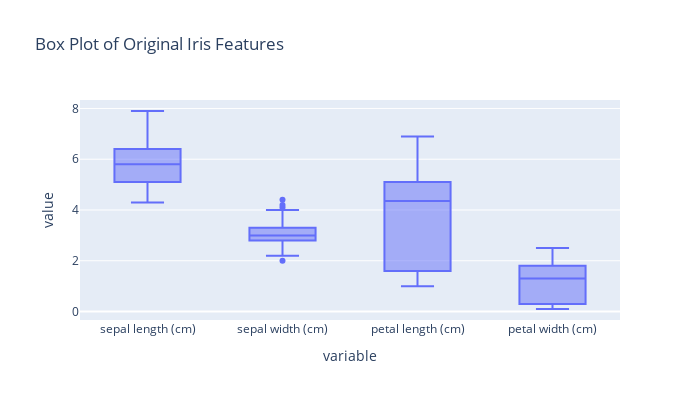

Notebook source saved alongside this figure:
### Markdown cell above
## Standardizing Data

### Code cell
# Create a box plot with the original data
fig_o = px.box(df_melt, x='variable', y='value', 
             width=700, height=400, title='Box Plot of Original Iris Features')
# Change the legend position to 'top'
fig_o.update_layout(legend=dict(x=0.4, y=1.2, orientation='h'))
# Show the plot
fig_o.show()

### Figure 1 — Plotly figure (JSON) as saved in the notebook; plotly's stock layout.template omitted (floating-point values rounded to 4 significant figures; data arrays with more than 128 entries replaced by an {"elided": "..."} marker saying what was removed)
{"data": [{"alignmentgroup": "True", "hovertemplate": "variable=%{x}<br>value=%{y}<extra></extra>", "legendgroup": "", "marker": {"color": "#636efa"}, "name": "", "notched": false, "offsetgroup": "", "orientation": "v", "showlegend": false, "type": "box", "x": {"elided": "600 str values"}, "x0": " ", "xaxis": "x", "y": {"elided": "600 float values"}, "y0": " ", "yaxis": "y"}], "layout": {"boxmode": "group", "height": 400, "legend": {"orientation": "h", "tracegroupgap": 0, "x": 0.4, "y": 1.2}, "title": {"text": "Box Plot of Original Iris Features"}, "width": 700, "xaxis": {"anchor": "y", "domain": [0, 1], "title": {"text": "variable"}}, "yaxis": {"anchor": "x", "domain": [0, 1], "title": {"text": "value"}}}}
